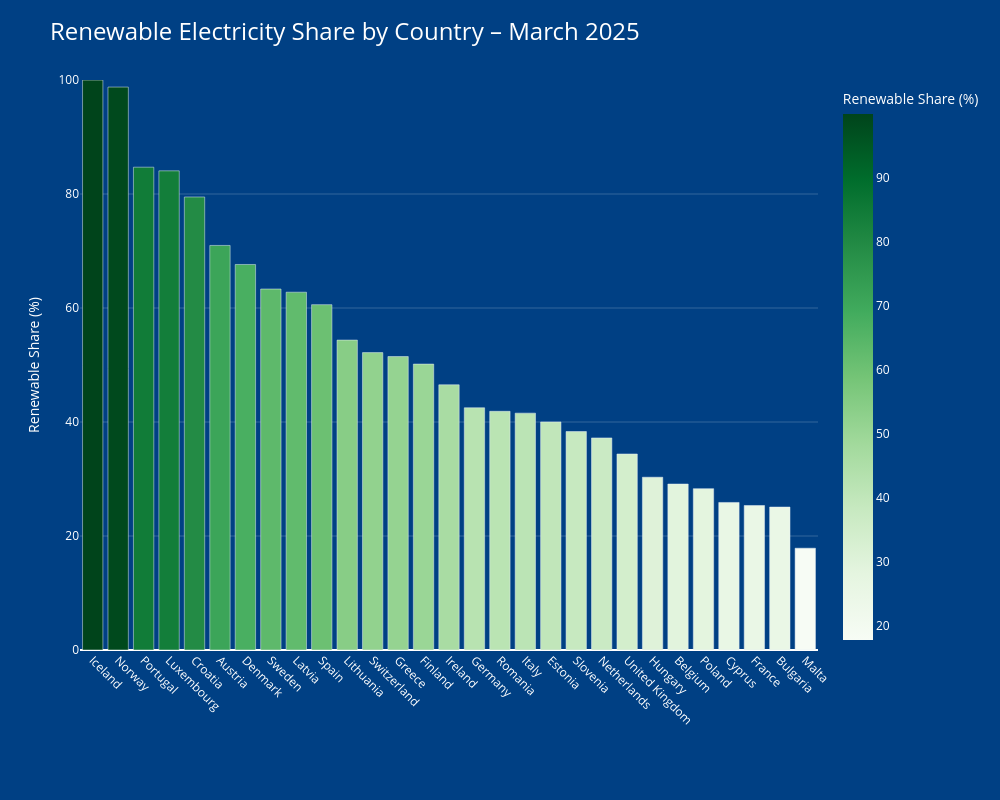

Write notebook code for a chart like this one.
### Markdown cell above
Despite the financial weight, many European nations are actively pushing forward. The **Renewable electricity share in European Production (March 2025)** chloropleth map showcases considerable progress in countries like Iceland and Norway, nearing 100% renewable energy usage. Countries such as Croatia, Portugal, and Luxembourg also demonstrate strong renewable shares, around 80%. However, major economies like France, Italy, the Netherlands, and Germany remain under 50%, indicating that substantial work is still required to integrate renewables fully. These disparities reflect a combination of natural resource availability, existing infrastructure, policy environments, and financial capacity.

### Code cell
import pandas as pd
import plotly.express as px

# --- Data inladen en bewerken ---
owid = pd.read_csv('owid-co2-data.csv')
prod = pd.read_csv('data2.csv', skiprows=8)

european_countries = [
    'Austria','Belgium','Bulgaria','Croatia','Cyprus','Czechia','Denmark',
    'Estonia','Finland','France','Germany','Greece','Hungary','Ireland',
    'Italy','Latvia','Lithuania','Luxembourg','Malta','Netherlands',
    'Poland','Portugal','Romania','Slovakia','Slovenia','Spain','Sweden',
    'United Kingdom','Norway','Switzerland','Iceland'
]

# Filter en periode
prod = prod[(prod['Balance']=='Net Electricity Production') &
            (prod['Unit']=='GWh') &
            (prod['Country'].isin(european_countries))].copy()
prod['Date_Parsed'] = pd.to_datetime(prod['Time'], format='%B %Y', errors='coerce')
latest = prod['Date_Parsed'].max()
prod = prod[prod['Date_Parsed']==latest]

# Opbouwen shares
renew = prod[prod['Product'].isin(['Hydro','Solar','Wind','Biofuels','Geothermal','Other renewables'])]
tot   = prod[prod['Product']=='Electricity']
df_ren = renew.groupby('Country')['Value'].sum().rename('Renewable_GWh')
df_tot = tot  .groupby('Country')['Value'].sum().rename('Total_GWh')
df = pd.concat([df_ren, df_tot], axis=1).dropna()
df['Share'] = df['Renewable_GWh']/df['Total_GWh']*100
df = df.reset_index()

# ISO codes join
iso = owid[['country','iso_code']].dropna().drop_duplicates()
df = df.merge(iso, left_on='Country', right_on='country', how='left').dropna(subset=['iso_code'])

# --- Verticale bar chart ---
df_sorted = df.sort_values('Share', ascending=False)  # grootste eerst

fig = px.bar(
    df_sorted,
    x='Country',
    y='Share',
    color='Share',
    color_continuous_scale='Greens',
    title=f'Renewable Electricity Share by Country – {latest.strftime("%B %Y")}',
    labels={'Share':'Renewable Share (%)','Country':''},
    width=1000,
    height=800
)

# Styling
fig.update_layout(
    paper_bgcolor='#004084',
    plot_bgcolor='#004084',
    font_color='white',
    title_font_size=24,
    margin=dict(l=80, r=50, t=80, b=150)
)
fig.update_yaxes(
    range=[0,100],
    gridcolor='rgba(255,255,255,0.2)',
    zerolinecolor='white',
    tickfont_color='white',
    title_font_color='white'
)
fig.update_xaxes(
    tickfont_color='white',
    tickangle=45
)

fig.show()

### Figure 1 — Plotly figure (JSON) as saved in the notebook; plotly's stock layout.template omitted (floating-point values rounded to 4 significant figures)
{"data": [{"alignmentgroup": "True", "hovertemplate": "=%{x}<br>Renewable Share (%)=%{marker.color}<extra></extra>", "legendgroup": "", "marker": {"color": [99.99, 98.76, 84.7, 84.06, 79.48, 70.97, 67.64, 63.33, 62.77, 60.59, 54.37, 52.17, 51.48, 50.16, 46.53, 42.5, 41.88, 41.55, 40.01, 38.33, 37.21, 34.39, 30.31, 29.12, 28.31, 25.89, 25.35, 25.08, 17.86], "coloraxis": "coloraxis", "pattern": {"shape": ""}}, "name": "", "offsetgroup": "", "orientation": "v", "showlegend": false, "textposition": "auto", "type": "bar", "x": ["Iceland", "Norway", "Portugal", "Luxembourg", "Croatia", "Austria", "Denmark", "Sweden", "Latvia", "Spain", "Lithuania", "Switzerland", "Greece", "Finland", "Ireland", "Germany", "Romania", "Italy", "Estonia", "Slovenia", "Netherlands", "United Kingdom", "Hungary", "Belgium", "Poland", "Cyprus", "France", "Bulgaria", "Malta"], "xaxis": "x", "y": [99.99, 98.76, 84.7, 84.06, 79.48, 70.97, 67.64, 63.33, 62.77, 60.59, 54.37, 52.17, 51.48, 50.16, 46.53, 42.5, 41.88, 41.55, 40.01, 38.33, 37.21, 34.39, 30.31, 29.12, 28.31, 25.89, 25.35, 25.08, 17.86], "yaxis": "y"}], "layout": {"barmode": "relative", "coloraxis": {"colorbar": {"title": {"text": "Renewable Share (%)"}}, "colorscale": [[0, "rgb(247,252,245)"], [0.125, "rgb(229,245,224)"], [0.25, "rgb(199,233,192)"], [0.375, "rgb(161,217,155)"], [0.5, "rgb(116,196,118)"], [0.625, "rgb(65,171,93)"], [0.75, "rgb(35,139,69)"], [0.875, "rgb(0,109,44)"], [1, "rgb(0,68,27)"]]}, "font": {"color": "white"}, "height": 800, "legend": {"tracegroupgap": 0}, "margin": {"b": 150, "l": 80, "r": 50, "t": 80}, "paper_bgcolor": "#004084", "plot_bgcolor": "#004084", "title": {"font": {"size": 24}, "text": "Renewable Electricity Share by Country – March 2025"}, "width": 1000, "xaxis": {"anchor": "y", "domain": [0, 1], "tickangle": 45, "tickfont": {"color": "white"}, "title": {"text": ""}}, "yaxis": {"anchor": "x", "domain": [0, 1], "gridcolor": "rgba(255,255,255,0.2)", "range": [0, 100], "tickfont": {"color": "white"}, "title": {"font": {"color": "white"}, "text": "Renewable Share (%)"}, "zerolinecolor": "white"}}}
